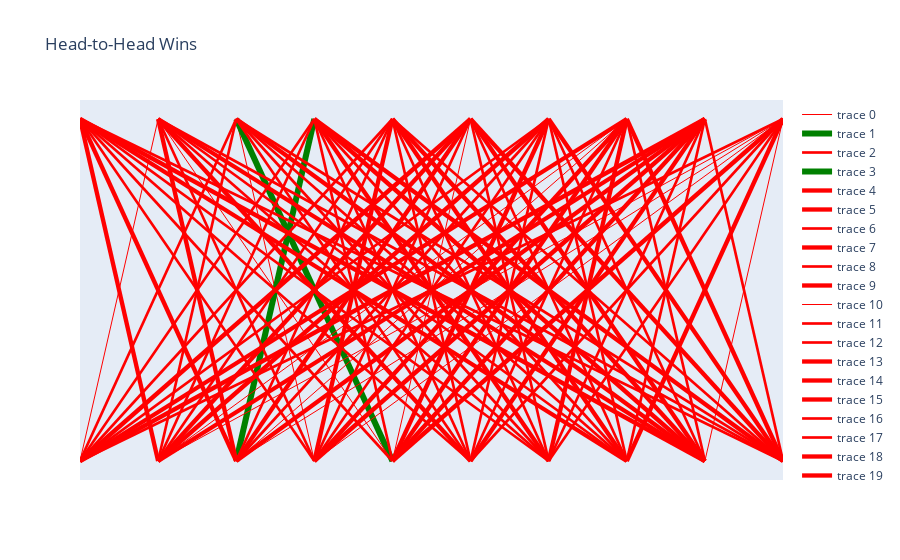

The notebook cell saved with this chart:
### Code cell
# Create layout
layout = go.Layout(
    title='Head-to-Head Wins',
    xaxis=dict(
        showline=False,
        zeroline=False,
        showgrid=False,
        showticklabels=False
    ),
    yaxis=dict(
        showline=False,
        zeroline=False,
        showgrid=False,
        showticklabels=False
    ),
    hovermode='closest'
)

# Create figure
fig = go.Figure(data=edges + nodes, layout=layout)

# Show figure
fig.show()

### Figure 1 — Plotly figure (JSON) as saved in the notebook; plotly's stock layout.template omitted (floating-point values rounded to 4 significant figures)
{"data": [{"hoverinfo": "none", "line": {"color": "red", "width": 1}, "mode": "lines", "type": "scatter", "x": [2, 3], "y": [1, -1]}, {"hoverinfo": "none", "line": {"color": "green", "width": 6}, "mode": "lines", "type": "scatter", "x": [3, 2], "y": [1, -1]}, {"hoverinfo": "none", "line": {"color": "red", "width": 2.667}, "mode": "lines", "type": "scatter", "x": [4, 2], "y": [1, -1]}, {"hoverinfo": "none", "line": {"color": "green", "width": 6}, "mode": "lines", "type": "scatter", "x": [2, 4], "y": [1, -1]}, {"hoverinfo": "none", "line": {"color": "red", "width": 4.333}, "mode": "lines", "type": "scatter", "x": [4, 8], "y": [1, -1]}, {"hoverinfo": "none", "line": {"color": "red", "width": 4.333}, "mode": "lines", "type": "scatter", "x": [8, 4], "y": [1, -1]}, {"hoverinfo": "none", "line": {"color": "red", "width": 2.667}, "mode": "lines", "type": "scatter", "x": [6, 7], "y": [1, -1]}, {"hoverinfo": "none", "line": {"color": "red", "width": 4.333}, "mode": "lines", "type": "scatter", "x": [7, 6], "y": [1, -1]}, {"hoverinfo": "none", "line": {"color": "red", "width": 2.667}, "mode": "lines", "type": "scatter", "x": [0, 5], "y": [1, -1]}, {"hoverinfo": "none", "line": {"color": "red", "width": 4.333}, "mode": "lines", "type": "scatter", "x": [5, 0], "y": [1, -1]}, {"hoverinfo": "none", "line": {"color": "red", "width": 1}, "mode": "lines", "type": "scatter", "x": [9, 2], "y": [1, -1]}, {"hoverinfo": "none", "line": {"color": "red", "width": 2.667}, "mode": "lines", "type": "scatter", "x": [2, 9], "y": [1, -1]}, {"hoverinfo": "none", "line": {"color": "red", "width": 2.667}, "mode": "lines", "type": "scatter", "x": [3, 4], "y": [1, -1]}, {"hoverinfo": "none", "line": {"color": "red", "width": 4.333}, "mode": "lines", "type": "scatter", "x": [4, 3], "y": [1, -1]}, {"hoverinfo": "none", "line": {"color": "red", "width": 4.333}, "mode": "lines", "type": "scatter", "x": [8, 1], "y": [1, -1]}, {"hoverinfo": "none", "line": {"color": "red", "width": 4.333}, "mode": "lines", "type": "scatter", "x": [1, 8], "y": [1, -1]}, {"hoverinfo": "none", "line": {"color": "red", "width": 2.667}, "mode": "lines", "type": "scatter", "x": [6, 5], "y": [1, -1]}, {"hoverinfo": "none", "line": {"color": "red", "width": 2.667}, "mode": "lines", "type": "scatter", "x": [5, 6], "y": [1, -1]}, {"hoverinfo": "none", "line": {"color": "red", "width": 4.333}, "mode": "lines", "type": "scatter", "x": [0, 7], "y": [1, -1]}, {"hoverinfo": "none", "line": {"color": "red", "width": 4.333}, "mode": "lines", "type": "scatter", "x": [7, 0], "y": [1, -1]}, {"hoverinfo": "none", "line": {"color": "red", "width": 4.333}, "mode": "lines", "type": "scatter", "x": [2, 8], "y": [1, -1]}, {"hoverinfo": "none", "line": {"color": "red", "width": 4.333}, "mode": "lines", "type": "scatter", "x": [8, 2], "y": [1, -1]}, {"hoverinfo": "none", "line": {"color": "red", "width": 1}, "mode": "lines", "type": "scatter", "x": [9, 3], "y": [1, -1]}, {"hoverinfo": "none", "line": {"color": "red", "width": 4.333}, "mode": "lines", "type": "scatter", "x": [3, 9], "y": [1, -1]}, {"hoverinfo": "none", "line": {"color": "red", "width": 2.667}, "mode": "lines", "type": "scatter", "x": [1, 6], "y": [1, -1]}, {"hoverinfo": "none", "line": {"color": "red", "width": 4.333}, "mode": "lines", "type": "scatter", "x": [6, 1], "y": [1, -1]}, {"hoverinfo": "none", "line": {"color": "red", "width": 4.333}, "mode": "lines", "type": "scatter", "x": [7, 4], "y": [1, -1]}, {"hoverinfo": "none", "line": {"color": "red", "width": 4.333}, "mode": "lines", "type": "scatter", "x": [4, 7], "y": [1, -1]}, {"hoverinfo": "none", "line": {"color": "red", "width": 2.667}, "mode": "lines", "type": "scatter", "x": [9, 5], "y": [1, -1]}, {"hoverinfo": "none", "line": {"color": "red", "width": 4.333}, "mode": "lines", "type": "scatter", "x": [5, 9], "y": [1, -1]}, {"hoverinfo": "none", "line": {"color": "red", "width": 2.667}, "mode": "lines", "type": "scatter", "x": [2, 0], "y": [1, -1]}, {"hoverinfo": "none", "line": {"color": "red", "width": 4.333}, "mode": "lines", "type": "scatter", "x": [0, 2], "y": [1, -1]}, {"hoverinfo": "none", "line": {"color": "red", "width": 4.333}, "mode": "lines", "type": "scatter", "x": [3, 8], "y": [1, -1]}, {"hoverinfo": "none", "line": {"color": "red", "width": 4.333}, "mode": "lines", "type": "scatter", "x": [8, 3], "y": [1, -1]}, {"hoverinfo": "none", "line": {"color": "red", "width": 4.333}, "mode": "lines", "type": "scatter", "x": [1, 5], "y": [1, -1]}, {"hoverinfo": "none", "line": {"color": "red", "width": 4.333}, "mode": "lines", "type": "scatter", "x": [5, 1], "y": [1, -1]}, {"hoverinfo": "none", "line": {"color": "red", "width": 2.667}, "mode": "lines", "type": "scatter", "x": [9, 0], "y": [1, -1]}, {"hoverinfo": "none", "line": {"color": "red", "width": 2.667}, "mode": "lines", "type": "scatter", "x": [0, 9], "y": [1, -1]}, {"hoverinfo": "none", "line": {"color": "red", "width": 2.667}, "mode": "lines", "type": "scatter", "x": [4, 6], "y": [1, -1]}, {"hoverinfo": "none", "line": {"color": "red", "width": 4.333}, "mode": "lines", "type": "scatter", "x": [6, 4], "y": [1, -1]}, {"hoverinfo": "none", "line": {"color": "red", "width": 1}, "mode": "lines", "type": "scatter", "x": [7, 2], "y": [1, -1]}, {"hoverinfo": "none", "line": {"color": "red", "width": 2.667}, "mode": "lines", "type": "scatter", "x": [2, 7], "y": [1, -1]}, {"hoverinfo": "none", "line": {"color": "red", "width": 2.667}, "mode": "lines", "type": "scatter", "x": [5, 3], "y": [1, -1]}, {"hoverinfo": "none", "line": {"color": "red", "width": 2.667}, "mode": "lines", "type": "scatter", "x": [3, 5], "y": [1, -1]}, {"hoverinfo": "none", "line": {"color": "red", "width": 2.667}, "mode": "lines", "type": "scatter", "x": [0, 6], "y": [1, -1]}, {"hoverinfo": "none", "line": {"color": "red", "width": 2.667}, "mode": "lines", "type": "scatter", "x": [6, 0], "y": [1, -1]}, {"hoverinfo": "none", "line": {"color": "red", "width": 2.667}, "mode": "lines", "type": "scatter", "x": [4, 9], "y": [1, -1]}, {"hoverinfo": "none", "line": {"color": "red", "width": 4.333}, "mode": "lines", "type": "scatter", "x": [9, 4], "y": [1, -1]}, {"hoverinfo": "none", "line": {"color": "red", "width": 2.667}, "mode": "lines", "type": "scatter", "x": [3, 7], "y": [1, -1]}, {"hoverinfo": "none", "line": {"color": "red", "width": 4.333}, "mode": "lines", "type": "scatter", "x": [7, 3], "y": [1, -1]}, {"hoverinfo": "none", "line": {"color": "red", "width": 2.667}, "mode": "lines", "type": "scatter", "x": [2, 1], "y": [1, -1]}, {"hoverinfo": "none", "line": {"color": "red", "width": 4.333}, "mode": "lines", "type": "scatter", "x": [1, 2], "y": [1, -1]}, {"hoverinfo": "none", "line": {"color": "red", "width": 2.667}, "mode": "lines", "type": "scatter", "x": [9, 6], "y": [1, -1]}, {"hoverinfo": "none", "line": {"color": "red", "width": 4.333}, "mode": "lines", "type": "scatter", "x": [6, 9], "y": [1, -1]}, {"hoverinfo": "none", "line": {"color": "red", "width": 4.333}, "mode": "lines", "type": "scatter", "x": [8, 0], "y": [1, -1]}, {"hoverinfo": "none", "line": {"color": "red", "width": 4.333}, "mode": "lines", "type": "scatter", "x": [0, 8], "y": [1, -1]}, {"hoverinfo": "none", "line": {"color": "red", "width": 2.667}, "mode": "lines", "type": "scatter", "x": [2, 5], "y": [1, -1]}, {"hoverinfo": "none", "line": {"color": "red", "width": 4.333}, "mode": "lines", "type": "scatter", "x": [5, 2], "y": [1, -1]}, {"hoverinfo": "none", "line": {"color": "red", "width": 2.667}, "mode": "lines", "type": "scatter", "x": [8, 7], "y": [1, -1]}, {"hoverinfo": "none", "line": {"color": "red", "width": 2.667}, "mode": "lines", "type": "scatter", "x": [7, 8], "y": [1, -1]}, {"hoverinfo": "none", "line": {"color": "red", "width": 1}, "mode": "lines", "type": "scatter", "x": [1, 0], "y": [1, -1]}, {"hoverinfo": "none", "line": {"color": "red", "width": 4.333}, "mode": "lines", "type": "scatter", "x": [0, 1], "y": [1, -1]}, {"hoverinfo": "none", "line": {"color": "red", "width": 2.667}, "mode": "lines", "type": "scatter", "x": [6, 3], "y": [1, -1]}, {"hoverinfo": "none", "line": {"color": "red", "width": 4.333}, "mode": "lines", "type": "scatter", "x": [3, 6], "y": [1, -1]}, {"hoverinfo": "none", "line": {"color": "red", "width": 4.333}, "mode": "lines", "type": "scatter", "x": [7, 9], "y": [1, -1]}, {"hoverinfo": "none", "line": {"color": "red", "width": 4.333}, "mode": "lines", "type": "scatter", "x": [9, 7], "y": [1, -1]}, {"hoverinfo": "none", "line": {"color": "red", "width": 4.333}, "mode": "lines", "type": "scatter", "x": [8, 5], "y": [1, -1]}, {"hoverinfo": "none", "line": {"color": "red", "width": 4.333}, "mode": "lines", "type": "scatter", "x": [5, 8], "y": [1, -1]}, {"hoverinfo": "none", "line": {"color": "red", "width": 2.667}, "mode": "lines", "type": "scatter", "x": [3, 1], "y": [1, -1]}, {"hoverinfo": "none", "line": {"color": "red", "width": 2.667}, "mode": "lines", "type": "scatter", "x": [1, 3], "y": [1, -1]}, {"hoverinfo": "none", "line": {"color": "red", "width": 2.667}, "mode": "lines", "type": "scatter", "x": [4, 0], "y": [1, -1]}, {"hoverinfo": "none", "line": {"color": "red", "width": 2.667}, "mode": "lines", "type": "scatter", "x": [0, 4], "y": [1, -1]}, {"hoverinfo": "none", "line": {"color": "red", "width": 2.667}, "mode": "lines", "type": "scatter", "x": [7, 5], "y": [1, -1]}, {"hoverinfo": "none", "line": {"color": "red", "width": 2.667}, "mode": "lines", "type": "scatter", "x": [5, 7], "y": [1, -1]}, {"hoverinfo": "none", "line": {"color": "red", "width": 1}, "mode": "lines", "type": "scatter", "x": [5, 4], "y": [1, -1]}, {"hoverinfo": "none", "line": {"color": "red", "width": 2.667}, "mode": "lines", "type": "scatter", "x": [4, 5], "y": [1, -1]}, {"hoverinfo": "none", "line": {"color": "red", "width": 2.667}, "mode": "lines", "type": "scatter", "x": [8, 6], "y": [1, -1]}, {"hoverinfo": "none", "line": {"color": "red", "width": 2.667}, "mode": "lines", "type": "scatter", "x": [6, 8], "y": [1, -1]}, {"hoverinfo": "none", "line": {"color": "red", "width": 2.667}, "mode": "lines", "type": "scatter", "x": [3, 0], "y": [1, -1]}, {"hoverinfo": "none", "line": {"color": "red", "width": 2.667}, "mode": "lines", "type": "scatter", "x": [0, 3], "y": [1, -1]}, {"hoverinfo": "none", "line": {"color": "red", "width": 1}, "mode": "lines", "type": "scatter", "x": [7, 1], "y": [1, -1]}, {"hoverinfo": "none", "line": {"color": "red", "width": 2.667}, "mode": "lines", "type": "scatter", "x": [1, 7], "y": [1, -1]}, {"hoverinfo": "none", "line": {"color": "red", "width": 1}, "mode": "lines", "type": "scatter", "x": [9, 8], "y": [1, -1]}, {"hoverinfo": "none", "line": {"color": "red", "width": 2.667}, "mode": "lines", "type": "scatter", "x": [8, 9], "y": [1, -1]}, {"hoverinfo": "none", "line": {"color": "red", "width": 1}, "mode": "lines", "type": "scatter", "x": [1, 4], "y": [1, -1]}, {"hoverinfo": "none", "line": {"color": "red", "width": 2.667}, "mode": "lines", "type": "scatter", "x": [4, 1], "y": [1, -1]}, {"hoverinfo": "none", "line": {"color": "red", "width": 2.667}, "mode": "lines", "type": "scatter", "x": [2, 6], "y": [1, -1]}, {"hoverinfo": "none", "line": {"color": "red", "width": 2.667}, "mode": "lines", "type": "scatter", "x": [6, 2], "y": [1, -1]}, {"hoverinfo": "none", "line": {"color": "red", "width": 1}, "mode": "lines", "type": "scatter", "x": [9, 1], "y": [1, -1]}, {"hoverinfo": "none", "line": {"color": "red", "width": 2.667}, "mode": "lines", "type": "scatter", "x": [1, 9], "y": [1, -1]}, {"hoverinfo": "none", "marker": {"color": "blue", "size": 25, "symbol": "circle"}, "mode": "markers+text", "text": ["Delhi Capitals"], "textfont": {"color": "white", "size": 15}, "type": "scatter", "x": [], "y": []}, {"hoverinfo": "none", "marker": {"color": "blue", "size": 25, "symbol": "circle"}, "mode": "markers+text", "text": ["Kolkata Knight Riders"], "textfont": {"color": "white", "size": 15}, "type": "scatter", "x": [], "y": []}, {"hoverinfo": "none", "marker": {"color": "blue", "size": 25, "symbol": "circle"}, "mode": "markers+text", "text": ["Rajasthan Royals"], "textfont": {"color": "white", "size": 15}, "type": "scatter", "x": [], "y": []}, {"hoverinfo": "none", "marker": {"color": "blue", "size": 25, "symbol": "circle"}, "mode": "markers+text", "text": ["Gujarat Titans"], "textfont": {"color": "white", "size": 15}, "type": "scatter", "x": [], "y": []}, {"hoverinfo": "none", "marker": {"color": "blue", "size": 25, "symbol": "circle"}, "mode": "markers+text", "text": ["Royal Challengers Bangalore"], "textfont": {"color": "white", "size": 15}, "type": "scatter", "x": [], "y": []}, {"hoverinfo": "none", "marker": {"color": "blue", "size": 25, "symbol": "circle"}, "mode": "markers+text", "text": ["Mumbai Indians"], "textfont": {"color": "white", "size": 15}, "type": "scatter", "x": [], "y": []}, {"hoverinfo": "none", "marker": {"color": "blue", "size": 25, "symbol": "circle"}, "mode": "markers+text", "text": ["Sunrisers Hyderabad"], "textfont": {"color": "white", "size": 15}, "type": "scatter", "x": [], "y": []}, {"hoverinfo": "none", "marker": {"color": "blue", "size": 25, "symbol": "circle"}, "mode": "markers+text", "text": ["Punjab Kings"], "textfont": {"color": "white", "size": 15}, "type": "scatter", "x": [], "y": []}, {"hoverinfo": "none", "marker": {"color": "blue", "size": 25, "symbol": "circle"}, "mode": "markers+text", "text": ["Lucknow Super Giants"], "textfont": {"color": "white", "size": 15}, "type": "scatter", "x": [], "y": []}, {"hoverinfo": "none", "marker": {"color": "blue", "size": 25, "symbol": "circle"}, "mode": "markers+text", "text": ["Chennai Super Kings"], "textfont": {"color": "white", "size": 15}, "type": "scatter", "x": [], "y": []}], "layout": {"hovermode": "closest", "title": {"text": "Head-to-Head Wins"}, "xaxis": {"showgrid": false, "showline": false, "showticklabels": false, "zeroline": false}, "yaxis": {"showgrid": false, "showline": false, "showticklabels": false, "zeroline": false}}}
